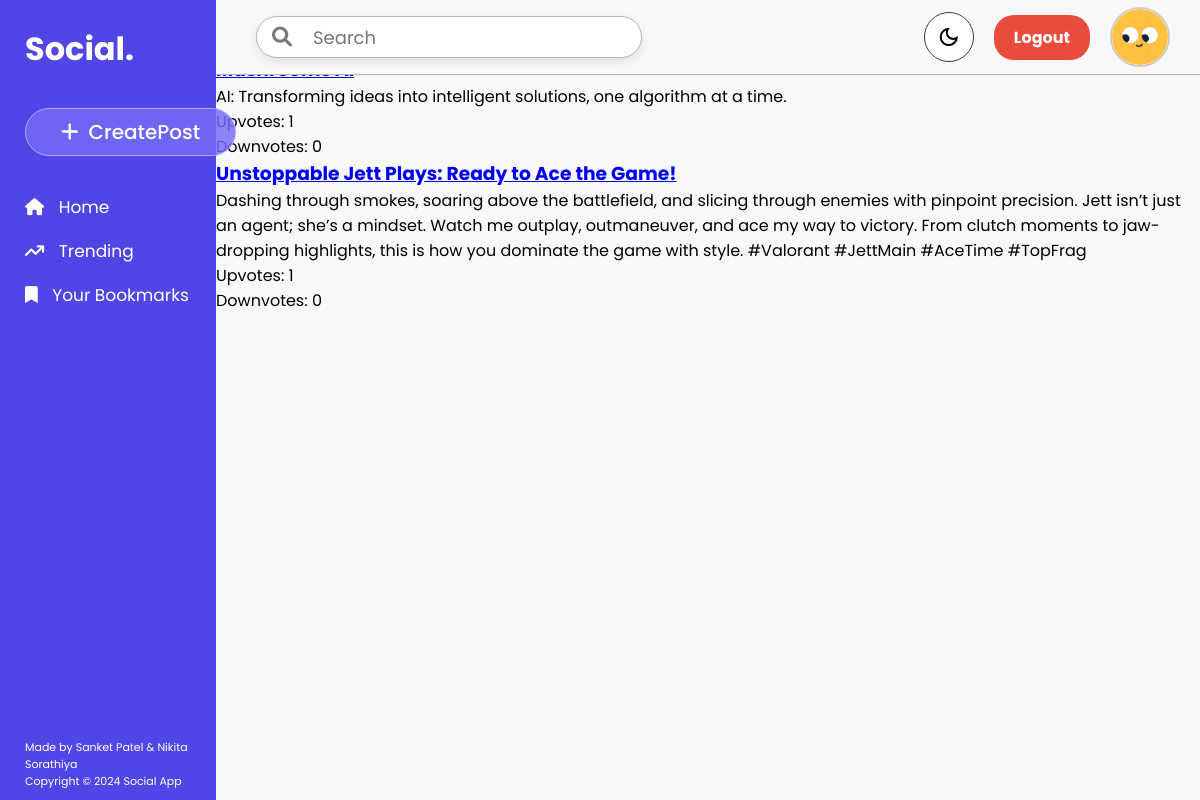
The page /trending/ (signed in) on the database its author committed.
### main/models.py (models this page shows, shortened)
class Post(models.Model):
    title = models.CharField(max_length=255)
    description = models.TextField()
    media = models.FileField(upload_to="post_media/",null=True,blank=True)
    author = models.ForeignKey(User,on_delete=models.CASCADE,related_name="authored_posts")
    upvotes = models.PositiveIntegerField(default=0)
    downvotes = models.PositiveIntegerField(default=0)
    created_at = models.DateTimeField(default=timezone.now)
    sensitive_content = models.BooleanField(default=False)
    def __str__(self):
        return self.title

### main/views.py (the view)
# urls.py: path('trending/', views.trending, name='trending'),
def trending(request):
    if request.session.get('username'):
        trending_posts = Post.objects.order_by('-upvotes')[:2]
        print(trending_posts)
        return render(request, 'trending.html', {'posts': trending_posts, 'username': request.session['username']})
    else:
        return redirect('login')

### main/templates/trending.html (shortened to what this page needs)
{% extends "base.html" %}
{% block content %}
    <h2 style="margin-bottom: 20px;">Trending Posts</h2>
    {% for post in posts %}
        <div>
            <h3><a href="{% url 'post_detail' post.id %}">{{ post.title }}</a></h3>
            <p>{{ post.description }}</p>
            <p>Upvotes: {{ post.upvotes }}</p>
            <p>Downvotes: {{ post.downvotes }}</p>
        </div>
    {% endfor %}
{% endblock %}

### main/static/css/style.css (style rules this page uses)
* { margin: 0; padding: 0; box-sizing: border-box; font-family: "Poppins", sans-serif; }
:root { --bg-color: #ffffff; --secondary-bg-color: #f8f8f8; --text-color: #000000; --secondary-text-color: #7b7b7b; --sidebar-bg: #5046e5; --button-bg: #746bf9d3; --secondary-button-bg: rgb(103, 103, 103); --accent-color: #e74c3c; --button-text: #ffffff; --button-border: #afaafd; --input-border: #b7b7b7; }
body { display: flex; flex-direction: column; height: 100vh; overflow: auto; }

### rows shown on the page
Post: description "AI: Transforming ideas into intelligent solutions, one algorithm at a time.", upvotes "1", downvotes "0"
Post: title "Unstoppable Jett Plays: Ready to Ace the Game!", description "Dashing through smokes, soaring above the battlefield, and slicing through enemies with pinpoint precision. Jett isn’t just an agent; she’s a mindset. Watch me outplay, outmaneuver, and ace my way to victory. From clutch moments to jaw-dropping highlights, this is how you dominate the game with style. #Valorant #JettMain #AceTime #TopFrag", upvotes "1", downvotes "0"
